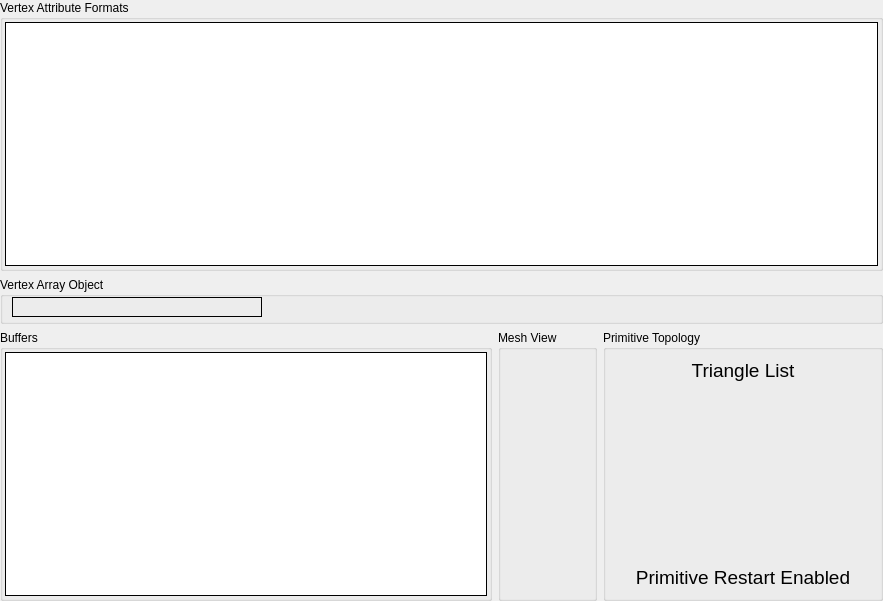
         <widget class="QWidget" name="vtxScrollContents">
          <property name="geometry">
           <rect>
            <x>0</x>
            <y>0</y>
            <width>883</width>
            <height>601</height>
           </rect>
          </property>
          <layout class="QGridLayout" name="gridLayout_6">
           <property name="leftMargin">
            <number>0</number>
           </property>
           <property name="topMargin">
            <number>0</number>
           </property>
           <property name="rightMargin">
            <number>0</number>
           </property>
           <property name="bottomMargin">
            <number>0</number>
           </property>
           <item row="2" column="0">
            <widget class="QGroupBox" name="buffersGroup">
             <property name="sizePolicy">
              <sizepolicy hsizetype="Expanding" vsizetype="Expanding">
               <horstretch>0</horstretch>
               <verstretch>0</verstretch>
              </sizepolicy>
             </property>
             <property name="title">
              <string>Buffers</string>
             </property>
             <layout class="QHBoxLayout" name="horizontalLayout">
              <property name="spacing">
               <number>2</number>
              </property>
              <property name="leftMargin">
               <number>2</number>
              </property>
              <property name="topMargin">
               <number>2</number>
              </property>
              <property name="rightMargin">
               <number>2</number>
              </property>
              <property name="bottomMargin">
               <number>2</number>
              </property>
              <item>
               <widget class="RDTreeWidget" name="viBuffers">
                <property name="frameShape">
                 <enum>QFrame::Box</enum>
                </property>
                <property name="frameShadow">
                 <enum>QFrame::Plain</enum>
                </property>
                <property name="editTriggers">
                 <set>QAbstractItemView::NoEditTriggers</set>
                </property>
                <property name="showDropIndicator" stdset="0">
                 <bool>false</bool>
                </property>
                <property name="indentation">
                 <number>0</number>
                </property>
                <property name="rootIsDecorated">
                 <bool>false</bool>
                </property>
                <property name="itemsExpandable">
                 <bool>false</bool>
                </property>
                <property name="allColumnsShowFocus">
                 <bool>true</bool>
                </property>
                <property name="expandsOnDoubleClick">
                 <bool>false</bool>
                </property>
                <attribute name="headerStretchLastSection">
                 <bool>false</bool>
                </attribute>
               </widget>
              </item>
             </layout>
            </widget>
           </item>
           <item row="0" column="0" colspan="3">
            <widget class="QGroupBox" name="attribGroup">
             <property name="sizePolicy">
              <sizepolicy hsizetype="Expanding" vsizetype="Expanding">
               <horstretch>0</horstretch>
               <verstretch>0</verstretch>
              </sizepolicy>
             </property>
             <property name="title">
              <string>Vertex Attribute Formats</string>
             </property>
             <layout class="QHBoxLayout" name="horizontalLayout_2">
              <property name="leftMargin">
               <number>2</number>
              </property>
              <property name="topMargin">
               <number>2</number>
              </property>
              <property name="rightMargin">
               <number>2</number>
              </property>
              <property name="bottomMargin">
               <number>2</number>
              </property>
              <item>
               <widget class="RDTreeWidget" name="viAttrs">
                <property name="frameShape">
                 <enum>QFrame::Box</enum>
                </property>
                <property name="frameShadow">
                 <enum>QFrame::Plain</enum>
                </property>
                <property name="editTriggers">
                 <set>QAbstractItemView::NoEditTriggers</set>
                </property>
                <property name="showDropIndicator" stdset="0">
                 <bool>false</bool>
                </property>
                <property name="indentation">
                 <number>0</number>
                </property>
                <property name="rootIsDecorated">
                 <bool>false</bool>
                </property>
                <property name="itemsExpandable">
                 <bool>false</bool>
                </property>
                <property name="allColumnsShowFocus">
                 <bool>true</bool>
                </property>
                <property name="expandsOnDoubleClick">
                 <bool>false</bool>
                </property>
                <attribute name="headerStretchLastSection">
                 <bool>false</bool>
                </attribute>
               </widget>
              </item>
             </layout>
            </widget>
           </item>
           <item row="2" column="2">
            <widget class="QGroupBox" name="topologyGroup">
             <property name="sizePolicy">
              <sizepolicy hsizetype="Preferred" vsizetype="Preferred">
               <horstretch>0</horstretch>
               <verstretch>0</verstretch>
              </sizepolicy>
             </property>
             <property name="title">
              <string>Primitive Topology</string>
             </property>
             <layout class="QVBoxLayout" name="verticalLayout_2">
              <item>
               <widget class="QLabel" name="topology">
                <property name="font">
                 <font>
                  <pointsize>14</pointsize>
                 </font>
                </property>
                <property name="text">
                 <string>Triangle List</string>
                </property>
                <property name="alignment">
                 <set>Qt::AlignHCenter|Qt::AlignTop</set>
                </property>
               </widget>
              </item>
              <item>
               <widget class="QLabel" name="topologyDiagram">
                <property name="sizePolicy">
                 <sizepolicy hsizetype="Preferred" vsizetype="MinimumExpanding">
                  <horstretch>0</horstretch>
                  <verstretch>0</verstretch>
                 </sizepolicy>
                </property>
                <property name="minimumSize">
                 <size>
                  <width>256</width>
                  <height>0</height>
                 </size>
                </property>
                <property name="text">
                 <string/>
                </property>
                <property name="pixmap">
                 <pixmap resource="../../Resources/resources.qrc">:/topologies/topo_trilist.svg</pixmap>
                </property>
                <property name="alignment">
                 <set>Qt::AlignCenter</set>
                </property>
               </widget>
              </item>
              <item>
               <widget class="QLabel" name="primRestart">
                <property name="font">
                 <font>
                  <pointsize>14</pointsize>
                 </font>
                </property>
                <property name="text">
                 <string>Primitive Restart Enabled</string>
                </property>
                <property name="alignment">
                 <set>Qt::AlignBottom|Qt::AlignHCenter</set>
                </property>
               </widget>
              </item>
             </layout>
            </widget>
           </item>
           <item row="2" column="1">
            <widget class="QGroupBox" name="meshViewGroup">
             <property name="sizePolicy">
              <sizepolicy hsizetype="Preferred" vsizetype="Preferred">
               <horstretch>0</horstretch>
               <verstretch>0</verstretch>
              </sizepolicy>
             </property>
             <property name="title">
              <string>Mesh View</string>
             </property>
             <layout class="QVBoxLayout" name="verticalLayout_3">
              <item>
               <widget class="RDLabel" name="meshView">
                <property name="sizePolicy">
                 <sizepolicy hsizetype="Maximum" vsizetype="Ignored">
                  <horstretch>0</horstretch>
                  <verstretch>0</verstretch>
                 </sizepolicy>
                </property>
                <property name="minimumSize">
                 <size>
                  <width>75</width>
                  <height>75</height>
                 </size>
                </property>
                <property name="cursor">
                 <cursorShape>PointingHandCursor</cursorShape>
                </property>
                <property name="toolTip">
                 <string>View the mesh input data</string>
                </property>
                <property name="pixmap">
                 <pixmap resource="../../Resources/resources.qrc">:/wireframe_mesh.png</pixmap>
                </property>
                <property name="scaledContents">
                 <bool>true</bool>
                </property>
               </widget>
              </item>
             </layout>
            </widget>
           </item>
           <item row="1" column="0" colspan="3">
            <widget class="QGroupBox" name="groupBox">
             <property name="title">
              <string>Vertex Array Object</string>
             </property>
             <layout class="QHBoxLayout" name="horizontalLayout_42">
              <property name="spacing">
               <number>0</number>
              </property>
              <property name="leftMargin">
               <number>9</number>
              </property>
              <property name="topMargin">
               <number>0</number>
              </property>
              <property name="rightMargin">
               <number>9</number>
              </property>
              <property name="bottomMargin">
               <number>4</number>
              </property>
              <item>
               <widget class="RDLabel" name="vaoLabel">
                <property name="minimumSize">
                 <size>
                  <width>250</width>
                  <height>20</height>
                 </size>
                </property>
                <property name="frameShape">
                 <enum>QFrame::Box</enum>
                </property>
                <property name="text">
                 <string/>
                </property>
               </widget>
              </item>
              <item>
               <spacer name="horizontalSpacer_4">
                <property name="orientation">
                 <enum>Qt::Horizontal</enum>
                </property>
                <property name="sizeHint" stdset="0">
                 <size>
                  <width>40</width>
                  <height>20</height>
                 </size>
                </property>
               </spacer>
              </item>
             </layout>
            </widget>
           </item>
          </layout>
         </widget>
